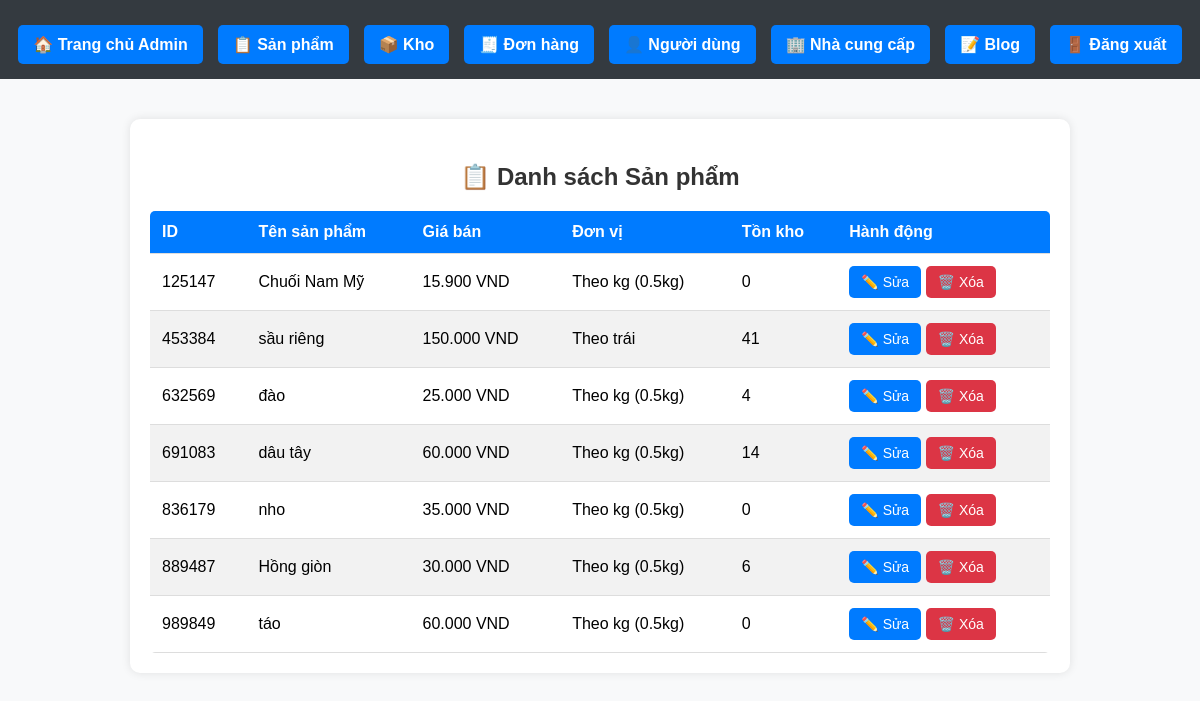
Page /admin/manage_products.php on the earlier database version.
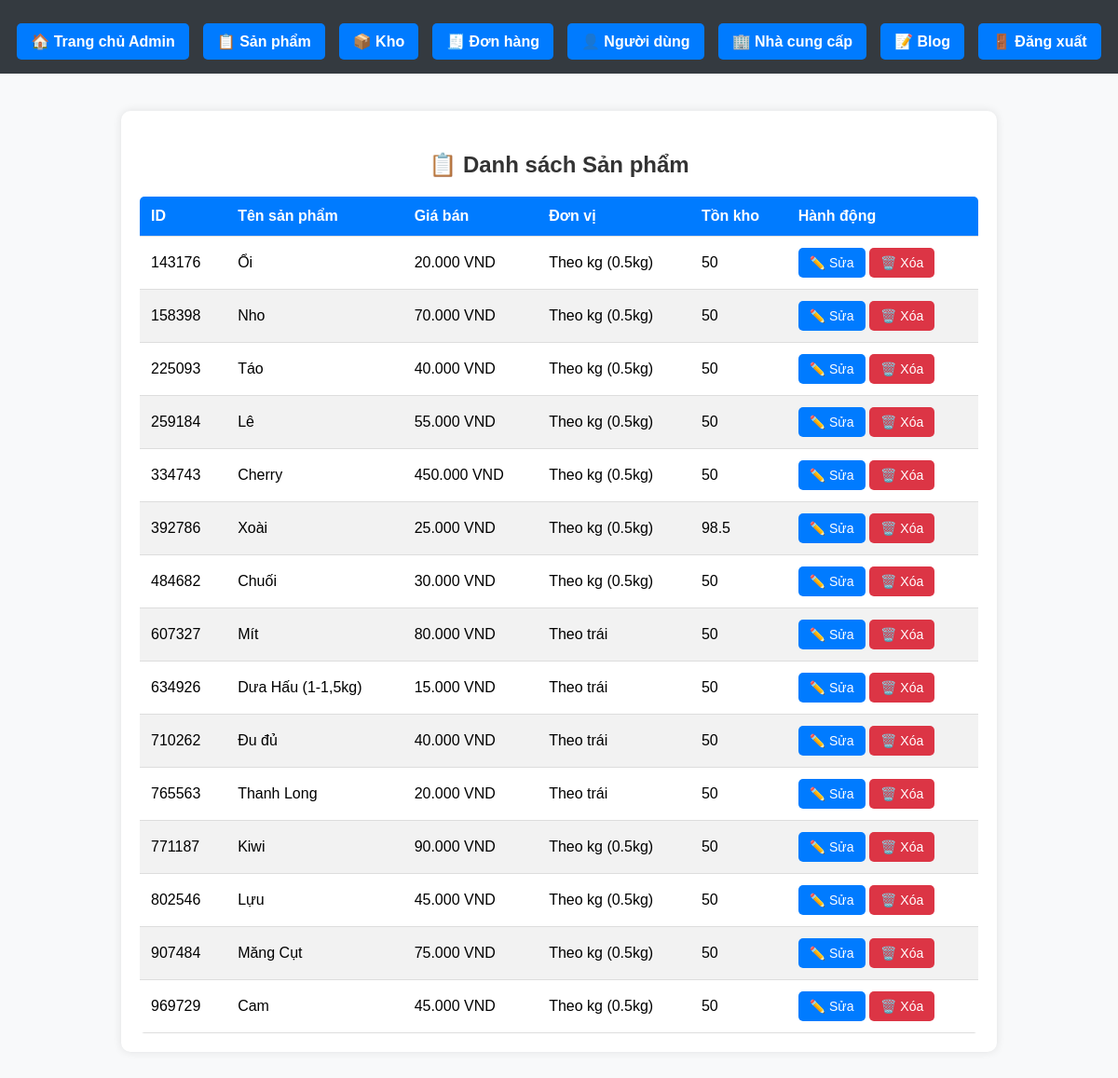
Same page on the later database version.
### tables this page shows
CREATE TABLE `products` (
  `product_id` int(6) NOT NULL,
  `name` varchar(255) NOT NULL,
  `selling_price` int(11) DEFAULT NULL,
  `description` text DEFAULT NULL,
  `category` varchar(100) NOT NULL DEFAULT 'Chung',
  `image_url` varchar(255) DEFAULT NULL,
  `created_at` timestamp NOT NULL DEFAULT current_timestamp(),
  `visibility` enum('public','private') DEFAULT 'public',
  `stock_quantity` float DEFAULT 0,
  `unit` varchar(10) NOT NULL DEFAULT 'kg',
  `status` enum('selling','not_selling') DEFAULT 'not_selling'
);

### admin/manage_products.php (the view, shortened to what this page needs)
<?php
require_once __DIR__ . '/../database/db_connect.php';
?>
<!DOCTYPE html>
<html lang="vi">
<head>
    <link rel="stylesheet" href="../assets/css/admin.css">
</head>
<body>
<?php include_once __DIR__ . '/nav_admin.php'; ?>
<section>
    <h3>📋 Danh sách Sản phẩm</h3>
    <?php
    $query = "SELECT product_id, name, selling_price, unit, stock_quantity
              FROM products
              WHERE status = 'selling'";
    $result = $conn->query($query);
    $unit_labels = [
        'kg' => 'Theo kg (0.5kg)',
        'trái' => 'Theo trái'
    ];
    if ($result && $result->num_rows > 0): ?>
        <table class="admin-table">
            <thead>
                <tr>
                    <th>ID</th>
                    <th>Tên sản phẩm</th>
                    <th>Giá bán</th>
                    <th>Đơn vị</th>
                    <th>Tồn kho</th>
                    <th>Hành động</th>
                </tr>
            </thead>
            <tbody>
                <?php while ($row = $result->fetch_assoc()): ?>
                <tr>
                    <td><?= htmlspecialchars($row['product_id']) ?></td>
                    <td><?= htmlspecialchars($row['name']) ?></td>
                    <td><?= number_format($row['selling_price'], 0, ',', '.') ?> VND</td>
                    <td><?= $unit_labels[$row['unit']] ?? 'Không xác định' ?></td>
                    <td><?= (float)$row['stock_quantity'] ?></td>
                    <td>
                        <a class="btn btn-primary" href="../api/edit_product.php?id=<?= $row['product_id'] ?>">✏️ Sửa</a>
                        <a class="btn btn-danger" href="../api/delete_product.php?id=<?= $row['product_id'] ?>" onclick="return confirm('Bạn có chắc muốn xóa sản phẩm này?');">🗑️ Xóa</a>
                    </td>
                </tr>
                <?php endwhile; ?>
            </tbody>
        </table>
    <?php else: ?>
        <p class="error-message">❌ Không có sản phẩm nào!</p>
    <?php endif; ?>
</section>
</body>
</html>

Differences in the rows shown:
removed products: product_id "125147", name "Chuối Nam Mỹ", selling_price "15.900", unit "Theo kg (0.5kg)", stock_quantity "0"
removed products: product_id "453384", name "sầu riêng", selling_price "150.000", unit "Theo trái", stock_quantity "41"
removed products: product_id "632569", name "đào", selling_price "25.000", unit "Theo kg (0.5kg)", stock_quantity "4"
removed products: product_id "691083", name "dâu tây", selling_price "60.000", unit "Theo kg (0.5kg)", stock_quantity "14"
removed products: product_id "836179", name "nho", selling_price "35.000", unit "Theo kg (0.5kg)", stock_quantity "0"
removed products: product_id "889487", name "Hồng giòn", selling_price "30.000", unit "Theo kg (0.5kg)", stock_quantity "6"
removed products: product_id "989849", name "táo", selling_price "60.000", unit "Theo kg (0.5kg)", stock_quantity "0"
added products: product_id "143176", name "Ổi", selling_price "20.000", unit "Theo kg (0.5kg)", stock_quantity "50"
added products: product_id "158398", name "Nho", selling_price "70.000", unit "Theo kg (0.5kg)", stock_quantity "50"
added products: product_id "225093", name "Táo", selling_price "40.000", unit "Theo kg (0.5kg)", stock_quantity "50"
added products: product_id "259184", name "Lê", selling_price "55.000", unit "Theo kg (0.5kg)", stock_quantity "50"
added products: product_id "334743", name "Cherry", selling_price "450.000", unit "Theo kg (0.5kg)", stock_quantity "50"
added products: product_id "392786", name "Xoài", selling_price "25.000", unit "Theo kg (0.5kg)", stock_quantity "98.5"
added products: product_id "484682", name "Chuối", selling_price "30.000", unit "Theo kg (0.5kg)", stock_quantity "50"
added products: product_id "607327", name "Mít", selling_price "80.000", unit "Theo trái", stock_quantity "50"
added products: product_id "634926", name "Dưa Hấu (1-1,5kg)", selling_price "15.000", unit "Theo trái", stock_quantity "50"
added products: product_id "710262", name "Đu đủ", selling_price "40.000", unit "Theo trái", stock_quantity "50"
added products: product_id "765563", name "Thanh Long", selling_price "20.000", unit "Theo trái", stock_quantity "50"
added products: product_id "771187", name "Kiwi", selling_price "90.000", unit "Theo kg (0.5kg)", stock_quantity "50"
added products: product_id "802546", name "Lựu", selling_price "45.000", unit "Theo kg (0.5kg)", stock_quantity "50"
added products: product_id "907484", name "Măng Cụt", selling_price "75.000", unit "Theo kg (0.5kg)", stock_quantity "50"
added products: product_id "969729", name "Cam", selling_price "45.000", unit "Theo kg (0.5kg)", stock_quantity "50"
